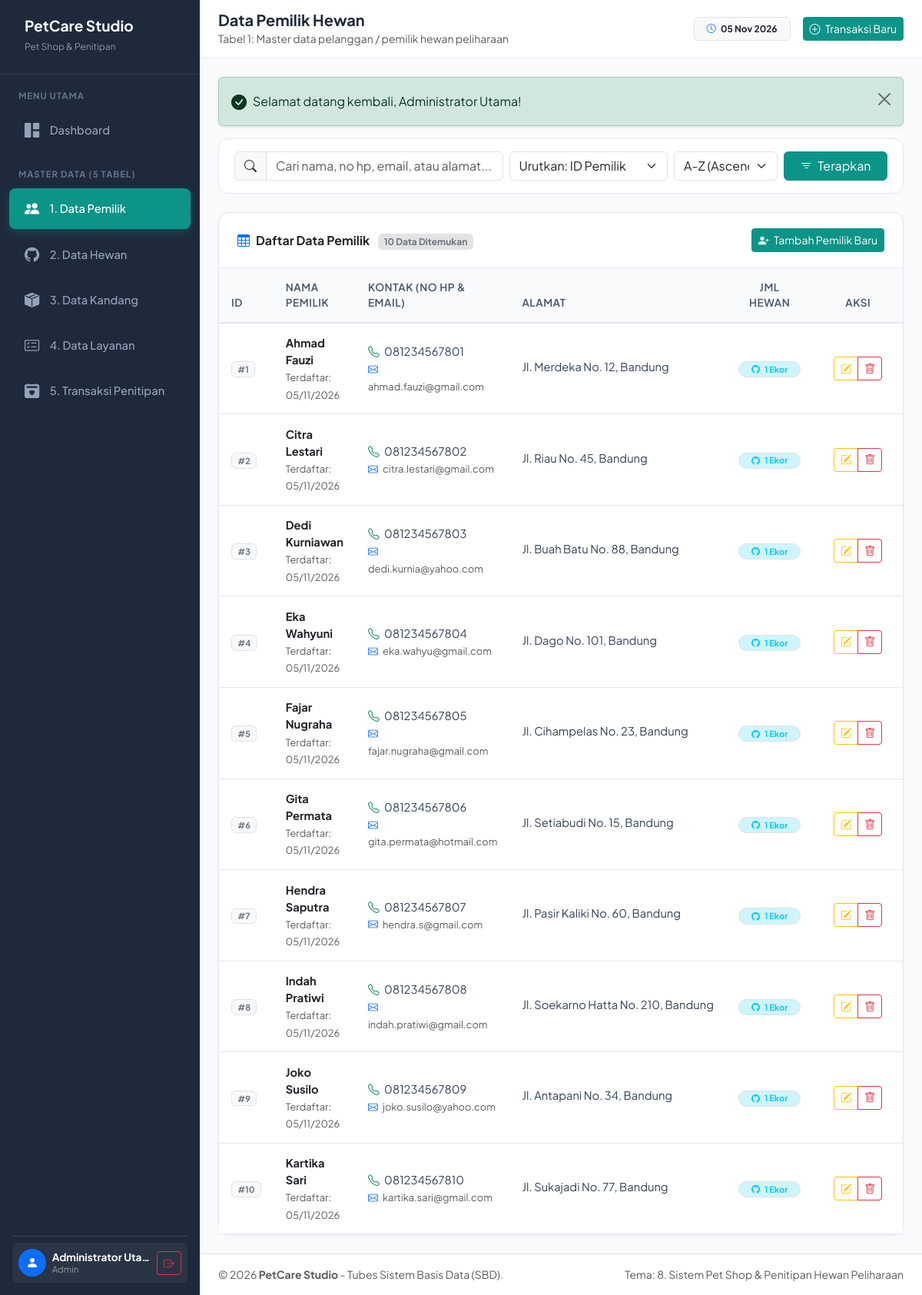
The app's page /pemilik/index.php (signed in) with its own data.
### tables this page shows
CREATE TABLE `pemilik` (
    `id_pemilik` INT AUTO_INCREMENT PRIMARY KEY,
    `nama_pemilik` VARCHAR(100) NOT NULL,
    `no_hp` VARCHAR(20) NOT NULL,
    `email` VARCHAR(100) UNIQUE,
    `alamat` TEXT NOT NULL,
    `created_at` TIMESTAMP DEFAULT CURRENT_TIMESTAMP
);

### pemilik/index.php (the view, shortened to what this page needs)
<?php
require_once __DIR__ . '/../includes/header.php';
$search = cleanInput($_GET['search'] ?? '');
$sort   = cleanInput($_GET['sort'] ?? 'id_pemilik');
$order  = cleanInput($_GET['order'] ?? 'ASC');
$order = strtoupper($order) === 'DESC' ? 'DESC' : 'ASC';
$sql = "SELECT
    p.id_pemilik,
    p.nama_pemilik,
    p.no_hp,
    p.email,
    p.alamat,
    p.created_at,
    COUNT(h.id_hewan) AS total_hewan
FROM pemilik p
LEFT JOIN hewan h ON p.id_pemilik = h.id_pemilik";
$sql .= " GROUP BY p.id_pemilik ORDER BY $sort $order";
$result = mysqli_query($conn, $sql);
$totalRows = mysqli_num_rows($result);
?>
<div class="filter-bar">
    <form action="" method="GET" class="row g-2 align-items-center">
        <div class="col-md-5">
            <div class="input-group">
                <span class="input-group-text bg-light"><i class="bi bi-search"></i></span>
                <input type="text" name="search" class="form-control" placeholder="Cari nama, no hp, email, atau alamat..." value="<?= htmlspecialchars($search) ?>">
            </div>
        </div>
        <div class="col-md-3">
            <select name="sort" class="form-select">
                <option value="id_pemilik" <?= $sort === 'id_pemilik' ? 'selected' : '' ?>>Urutkan: ID Pemilik</option>
            </select>
        </div>
        <div class="col-md-2">
            <select name="order" class="form-select">
                <option value="ASC" <?= $order === 'ASC' ? 'selected' : '' ?>>A-Z (Ascending)</option>
            </select>
        </div>
        <div class="col-md-2 d-flex gap-2">
            <button type="submit" class="btn btn-primary w-100">
                <i class="bi bi-filter me-1"></i> Terapkan
            </button>
        </div>
    </form>
</div>
<div class="card card-custom">
    <div class="card-header d-flex justify-content-between align-items-center">
        <div>
            <span class="fw-bold"><i class="bi bi-table me-2 text-primary"></i>Daftar Data Pemilik</span>
            <span class="badge bg-secondary-subtle text-secondary ms-2"><?= $totalRows ?> Data Ditemukan</span>
        </div>
        <a href="<?= base_url('pemilik/tambah.php') ?>" class="btn btn-sm btn-primary">
            <i class="bi bi-person-plus-fill me-1"></i> Tambah Pemilik Baru
        </a>
    </div>
    <div class="table-responsive">
        <table class="table table-custom table-hover mb-0">
            <thead>
                <tr>
                    <th style="width: 60px;">ID</th>
                    <th>Nama Pemilik</th>
                    <th>Kontak (No HP & Email)</th>
                    <th>Alamat</th>
                    <th class="text-center">Jml Hewan</th>
                    <th class="text-center" style="width: 140px;">Aksi</th>
                </tr>
            </thead>
            <tbody>
                <?php if ($result && $totalRows > 0): ?>
                    <?php while ($row = mysqli_fetch_assoc($result)): ?>
                        <tr>
                            <td><span class="badge bg-light text-secondary border">#<?= $row['id_pemilik'] ?></span></td>
                            <td>
                                <div class="fw-bold text-dark"><?= htmlspecialchars($row['nama_pemilik']) ?></div>
                                <small class="text-muted">Terdaftar: <?= date('d/m/Y', strtotime($row['created_at'])) ?></small>
                            </td>
                            <td>
                                <div><i class="bi bi-telephone text-success me-1"></i> <?= htmlspecialchars($row['no_hp']) ?></div>
                                <small class="text-muted"><i class="bi bi-envelope text-primary me-1"></i> <?= htmlspecialchars($row['email'] ?: '-') ?></small>
                            </td>
                            <td>
                                <span class="text-truncate d-inline-block" style="max-width: 250px;" title="<?= htmlspecialchars($row['alamat']) ?>">
                                    <?= htmlspecialchars($row['alamat']) ?>
                                </span>
                            </td>
                            <td class="text-center">
                                <span class="badge rounded-pill bg-info-subtle text-info border px-3">
                                    <i class="bi bi-github me-1"></i> <?= $row['total_hewan'] ?> Ekor
                                </span>
                            </td>
                            <td class="text-center">
                                <div class="btn-group btn-group-sm">
                                    <a href="<?= base_url('pemilik/edit.php?id=' . $row['id_pemilik']) ?>" class="btn btn-outline-warning" title="Edit Data">
                                        <i class="bi bi-pencil-square"></i>
                                    </a>
                                    <a href="<?= base_url('pemilik/hapus.php?id=' . $row['id_pemilik']) ?>"
                                       class="btn btn-outline-danger btn-delete-confirm"
                                       data-name="<?= htmlspecialchars($row['nama_pemilik']) ?>"
                                       title="Hapus Data">
                                        <i class="bi bi-trash"></i>
                                    </a>
                                </div>
                            </td>
                        </tr>
                    <?php endwhile; ?>
                <?php endif; ?>
            </tbody>
        </table>
    </div>
</div>
<?php require_once __DIR__ . '/../includes/footer.php'; ?>

### assets/css/style.css (style rules this page uses)
:root { --primary-color: #0d9488; --primary-hover: #0f766e; --primary-light: #ccfbf1; --secondary-color: #f59e0b; --secondary-light: #fef3c7; --sidebar-bg: #1e293b; --sidebar-hover: #334155; --body-bg: #f8fafc; --card-border: #e2e8f0; --text-main: #1e293b; --text-muted: #64748b; }
body { font-family: 'Plus Jakarta Sans', -apple-system, BlinkMacSystemFont, "Segoe UI", Roboto, sans-serif; background-color: var(--body-bg); color: var(--text-main); min-height: 100vh; }
.card-custom { border: 1px solid var(--card-border); border-radius: 14px; background: #ffffff; box-shadow: 0 1px 4px rgba(0, 0, 0, 0.04); }
.card-custom .card-header { background-color: transparent; border-bottom: 1px solid var(--card-border); padding: 1.25rem 1.5rem; font-weight: 600; }
.table-custom { vertical-align: middle; }
.table-custom thead th { background-color: #f8fafc; color: #475569; font-weight: 600; font-size: 0.85rem; text-transform: uppercase; letter-spacing: 0.04em; border-bottom: 2px solid var(--card-border); padding: 0.9rem 1rem; }
.table-custom tbody td { padding: 0.9rem 1rem; color: #334155; font-size: 0.92rem; border-bottom: 1px solid var(--card-border); }
.filter-bar { background: #ffffff; border-radius: 12px; padding: 1rem 1.25rem; border: 1px solid var(--card-border); margin-bottom: 1.5rem; }
.btn-primary { background-color: var(--primary-color); border-color: var(--primary-color); }

### records on screen
pemilik: id_pemilik "1", nama_pemilik "Ahmad Fauzi", created_at "05/11/2026", no_hp "081234567801", email "ahmad.fauzi@gmail.com", alamat "Jl. Merdeka No. 12, Bandung", total_hewan "1"
pemilik: id_pemilik "2", nama_pemilik "Citra Lestari", created_at "05/11/2026", no_hp "081234567802", email "citra.lestari@gmail.com", alamat "Jl. Riau No. 45, Bandung", total_hewan "1"
pemilik: id_pemilik "3", nama_pemilik "Dedi Kurniawan", created_at "05/11/2026", no_hp "081234567803", email "dedi.kurnia@yahoo.com", alamat "Jl. Buah Batu No. 88, Bandung", total_hewan "1"
pemilik: id_pemilik "4", nama_pemilik "Eka Wahyuni", created_at "05/11/2026", no_hp "081234567804", email "eka.wahyu@gmail.com", alamat "Jl. Dago No. 101, Bandung", total_hewan "1"
pemilik: id_pemilik "5", nama_pemilik "Fajar Nugraha", created_at "05/11/2026", no_hp "081234567805", email "fajar.nugraha@gmail.com", alamat "Jl. Cihampelas No. 23, Bandung", total_hewan "1"
pemilik: id_pemilik "6", nama_pemilik "Gita Permata", created_at "05/11/2026", no_hp "081234567806", email "gita.permata@hotmail.com", alamat "Jl. Setiabudi No. 15, Bandung", total_hewan "1"
pemilik: id_pemilik "7", nama_pemilik "Hendra Saputra", created_at "05/11/2026", no_hp "081234567807", email "hendra.s@gmail.com", alamat "Jl. Pasir Kaliki No. 60, Bandung", total_hewan "1"
pemilik: id_pemilik "8", nama_pemilik "Indah Pratiwi", created_at "05/11/2026", no_hp "081234567808", email "indah.pratiwi@gmail.com", alamat "Jl. Soekarno Hatta No. 210, Bandung", total_hewan "1"
pemilik: id_pemilik "9", nama_pemilik "Joko Susilo", created_at "05/11/2026", no_hp "081234567809", email "joko.susilo@yahoo.com", alamat "Jl. Antapani No. 34, Bandung", total_hewan "1"
pemilik: id_pemilik "10", nama_pemilik "Kartika Sari", created_at "05/11/2026", no_hp "081234567810", email "kartika.sari@gmail.com", alamat "Jl. Sukajadi No. 77, Bandung", total_hewan "1"

### other values on screen
$_SESSION['nama_lengkap'] "Administrator Utama"
$_SESSION['role'] "Admin"
$pageTitle "Data Pemilik Hewan"
$pageSubtitle "Tabel 1: Master data pelanggan / pemilik hewan peliharaan"
$flash['message'] "Selamat datang kembali, Administrator Utama!"
$totalRows "10"
